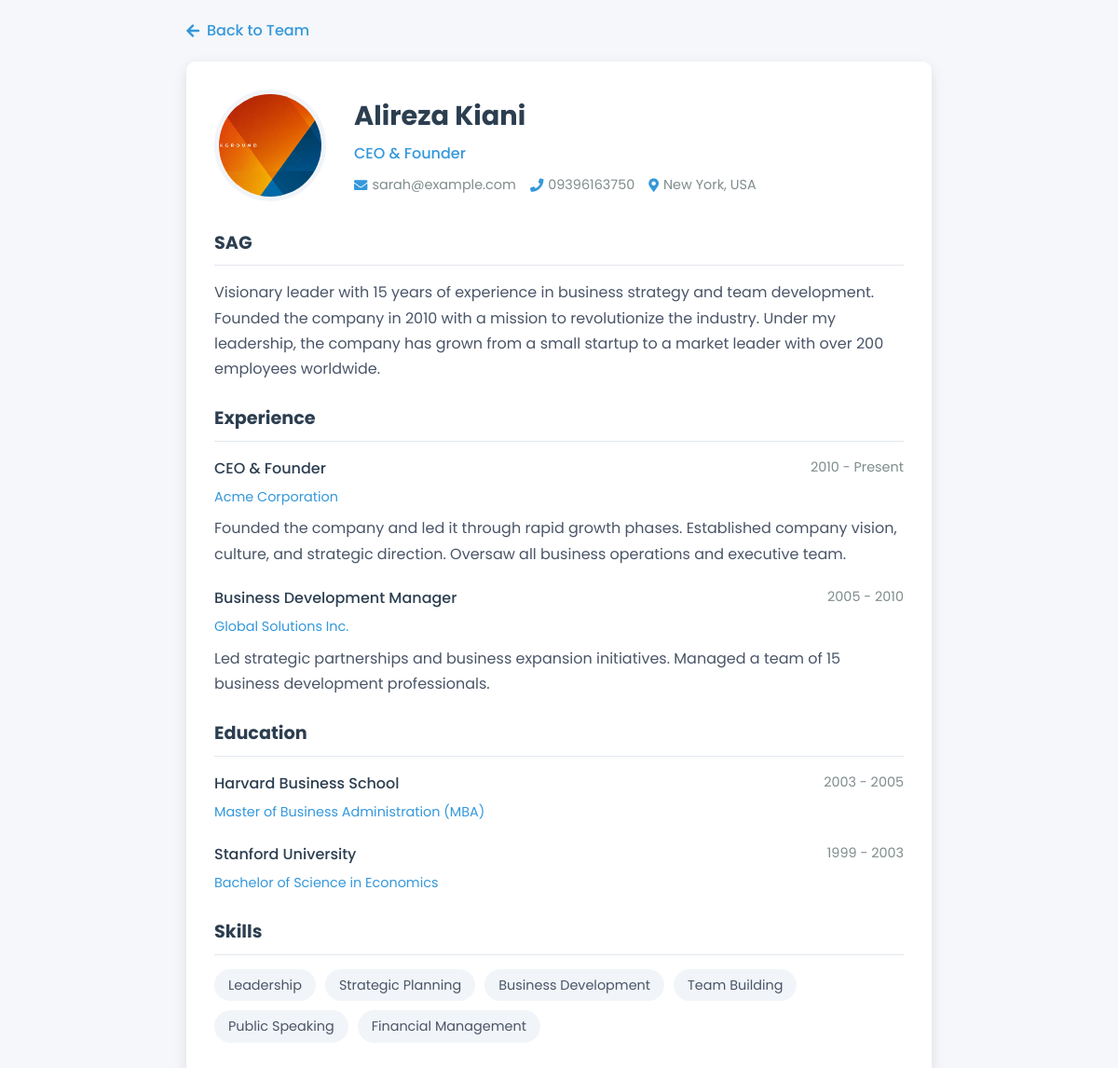
Page /person/1 on the committed database.
### PersonApp/models.py (models this page shows)
class Perosn(models.Model):
    id=models.AutoField(primary_key=True)
    fname = models.CharField(max_length=50,verbose_name=" First Name")
    lname = models.CharField(max_length=255, verbose_name=" Last Name")
    age = models.IntegerField(default=0, verbose_name="Age")
    gender =models.BooleanField(
        default=True, verbose_name="Gender , True=MAN")  # man True//woman False
    phone = models.CharField(max_length=15, verbose_name=" Phone Number",null=True,blank=True)
    birthdate=models.DateField(null=True,blank=True)
    photo = models.ImageField(null=True, blank=True)
    def __str__(self):
        return f"{self.fname} {self.lname}"
    class Meta:
        verbose_name = "Person"
        verbose_name_plural = "People"

### PersonApp/views.py (the view)
# urls.py: path('person/<int:id>',views.personPage),
def personPage(request,id):
    context = {'segment': 'index'}
    context['p'] = Perosn.objects.get(id=id)
    print(Perosn.objects.filter(id=id))
    return render(request, "person.html", context=context)

### PersonApp/templates/person.html (shortened to what this page needs)
{% load  static %}
<!DOCTYPE html>
<html lang="en">
<head>
    <link rel="stylesheet" href="https://cdnjs.cloudflare.com/ajax/libs/font-awesome/5.15.3/css/all.min.css">
    <link rel="stylesheet" href="{% static 'styles2.css' %}">
</head>
<body>
    <div class="container">
        <a href="index.html" class="back-link">
            <i class="fas fa-arrow-left"></i> Back to Team
        </a>
        <div class="profile-card">
            <div class="profile-header">
                <img src="{{p.photo.url}}"  class="profile-image">
                <div class="profile-info">
                    <h1>{{p.fname}} {{p.lname}}</h1>
                    <span class="title">CEO & Founder</span>
                    <div class="contact-info">
                        <span class="contact-item"><i class="fas fa-envelope"></i> sarah@example.com</span>
                        <span class="contact-item"><i class="fas fa-phone"></i>{{p.phone}}</span>
                        <span class="contact-item"><i class="fas fa-map-marker-alt"></i> New York, USA</span>
                    </div>
                </div>
            </div>
            <div class="section">
                <h2 class="section-title">SAG</h2>
                <div class="section-content">
                    <p>Visionary leader with 15 years of experience in business strategy and team development. Founded the company in 2010 with a mission to revolutionize the industry. Under my leadership, the company has grown from a small startup to a market leader with over 200 employees worldwide.</p>
                </div>
            </div>
            <div class="section">
                <h2 class="section-title">Experience</h2>
                <div class="section-content">
                    <div class="experience-item">
                        <div class="item-header">
                            <span class="item-title">CEO & Founder</span>
                            <span class="item-date">2010 - Present</span>
                        </div>
                        <div class="item-subtitle">Acme Corporation</div>
                        <p>Founded the company and led it through rapid growth phases. Established company vision, culture, and strategic direction. Oversaw all business operations and executive team.</p>
                    </div>
                    <div class="experience-item">
                        <div class="item-header">
                            <span class="item-title">Business Development Manager</span>
                            <span class="item-date">2005 - 2010</span>
                        </div>
                        <div class="item-subtitle">Global Solutions Inc.</div>
                        <p>Led strategic partnerships and business expansion initiatives. Managed a team of 15 business development professionals.</p>
                    </div>
                </div>
            </div>
            <div class="section">
                <h2 class="section-title">Education</h2>
                <div class="section-content">
                    <div class="education-item">
                        <div class="item-header">
                            <span class="item-title">Harvard Business School</span>
                            <span class="item-date">2003 - 2005</span>
                        </div>
                        <div class="item-subtitle">Master of Business Administration (MBA)</div>
                    </div>
                    <div class="education-item">
                        <div class="item-header">
                            <span class="item-title">Stanford University</span>
                            <span class="item-date">1999 - 2003</span>
                        </div>
                        <div class="item-subtitle">Bachelor of Science in Economics</div>
                    </div>
                </div>
            </div>
            <div class="section">
                <h2 class="section-title">Skills</h2>
                <div class="section-content">
                    <div class="skills-list">
                        <span class="skill">Leadership</span>
                        <span class="skill">Strategic Planning</span>
                        <span class="skill">Business Development</span>
                        <span class="skill">Team Building</span>
                        <span class="skill">Public Speaking</span>
                        <span class="skill">Financial Management</span>
                    </div>
                </div>
            </div>
        </div>
    </div>
</body>
</html>

### PersonApp/static/styles2.css (style rules this page uses)
* { margin: 0; padding: 0; box-sizing: border-box; }
body { font-family: 'Poppins', sans-serif; background-color: #f5f7fa; color: #333; line-height: 1.6; padding: 20px; }
.container { max-width: 800px; margin: 0 auto; }
.back-link { display: inline-flex; align-items: center; margin-bottom: 20px; color: #3498db; text-decoration: none; font-weight: 500; }
.back-link i { margin-right: 8px; }
.profile-card { background: white; border-radius: 10px; box-shadow: 0 5px 15px rgba(0, 0, 0, 0.1); overflow: hidden; padding: 30px; }
.profile-header { display: flex; align-items: center; margin-bottom: 30px; }
.profile-image { width: 120px; height: 120px; border-radius: 50%; object-fit: cover; margin-right: 30px; border: 5px solid #f1f5f9; }
.profile-info h1 { font-size: 1.8rem; color: #2c3e50; margin-bottom: 5px; }
.profile-info .title { color: #3498db; font-weight: 500; margin-bottom: 10px; display: block; }
.contact-info { display: flex; gap: 15px; }
.contact-item { display: flex; align-items: center; color: #7f8c8d; font-size: 0.9rem; }
.contact-item i { margin-right: 5px; color: #3498db; }
.section { margin-bottom: 25px; }
.section-title { font-size: 1.2rem; color: #2c3e50; margin-bottom: 15px; padding-bottom: 8px; border-bottom: 1px solid #e2e8f0; }
.section-content { color: #4a5568; line-height: 1.7; }
.experience-item, .education-item { margin-bottom: 20px; }
.item-header { display: flex; justify-content: space-between; margin-bottom: 5px; }
.item-title { font-weight: 500; color: #2c3e50; }
.item-date { color: #7f8c8d; font-size: 0.9rem; }
.item-subtitle { color: #3498db; font-size: 0.9rem; margin-bottom: 8px; }
.skills-list { display: flex; flex-wrap: wrap; gap: 10px; }
.skill { background: #f1f5f9; padding: 5px 15px; border-radius: 20px; font-size: 0.9rem; }

### rows in the picture
Perosn: photo (picture), fname "Alireza", lname "Kiani", phone "09396163750"
